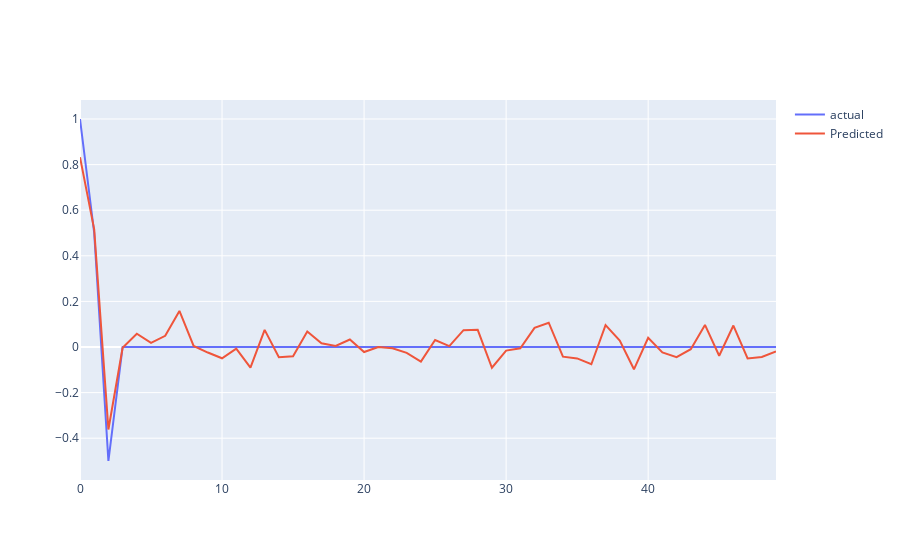

Notebook code cell kept with this figure:
### Code cell
fig = go.Figure()
fig.add_trace(go.Scatter(x=np.arange(0,len(true_w)),y=true_w,mode ='lines',name = 'actual'))
fig.add_trace(go.Scatter(x=np.arange(0,len(w)),y=w,mode ='lines',name = 'Predicted'))
fig.show()

### Figure 1 — Plotly figure (JSON) as saved in the notebook; plotly's stock layout.template omitted (floating-point values rounded to 4 significant figures)
{"data": [{"mode": "lines", "name": "actual", "type": "scatter", "x": [0, 1, 2, 3, 4, 5, 6, 7, 8, 9, 10, 11, 12, 13, 14, 15, 16, 17, 18, 19, 20, 21, 22, 23, 24, 25, 26, 27, 28, 29, 30, 31, 32, 33, 34, 35, 36, 37, 38, 39, 40, 41, 42, 43, 44, 45, 46, 47, 48, 49], "y": [1, 0.5, -0.5, 0, 0, 0, 0, 0, 0, 0, 0, 0, 0, 0, 0, 0, 0, 0, 0, 0, 0, 0, 0, 0, 0, 0, 0, 0, 0, 0, 0, 0, 0, 0, 0, 0, 0, 0, 0, 0, 0, 0, 0, 0, 0, 0, 0, 0, 0, 0]}, {"mode": "lines", "name": "Predicted", "type": "scatter", "x": [0, 1, 2, 3, 4, 5, 6, 7, 8, 9, 10, 11, 12, 13, 14, 15, 16, 17, 18, 19, 20, 21, 22, 23, 24, 25, 26, 27, 28, 29, 30, 31, 32, 33, 34, 35, 36, 37, 38, 39, 40, 41, 42, 43, 44, 45, 46, 47, 48, 49], "y": [0.8326, 0.5158, -0.362, -0.003472, 0.05842, 0.01815, 0.0492, 0.1584, 0.004664, -0.02434, -0.04937, -0.007312, -0.09051, 0.07499, -0.04459, -0.04032, 0.06753, 0.01601, 0.004239, 0.03304, -0.02209, 1.404e-05, -0.005795, -0.02569, -0.06411, 0.03071, 0.004092, 0.07368, 0.0753, -0.09098, -0.01564, -0.005723, 0.0839, 0.1065, -0.04225, -0.05001, -0.07578, 0.09605, 0.02811, -0.09779, 0.04004, -0.02384, -0.04436, -0.009787, 0.09691, -0.03834, 0.09416, -0.04996, -0.04393, -0.01986]}], "layout": {"autosize": true, "xaxis": {"autorange": true, "range": [0, 49], "type": "linear"}, "yaxis": {"autorange": true, "range": [-0.5833, 1.083], "type": "linear"}}}
